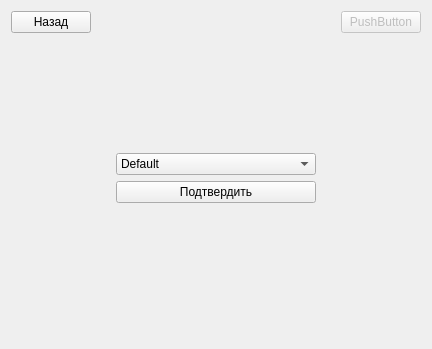
<?xml version="1.0" encoding="UTF-8"?>
<ui version="4.0">
 <class>SettingsWindow</class>
 <widget class="QWidget" name="SettingsWindow">
  <property name="geometry">
   <rect>
    <x>0</x>
    <y>0</y>
    <width>432</width>
    <height>349</height>
   </rect>
  </property>
  <property name="windowTitle">
   <string>Form</string>
  </property>
  <layout class="QGridLayout" name="gridLayout">
   <item row="0" column="1">
    <spacer name="verticalSpacer">
     <property name="orientation">
      <enum>Qt::Vertical</enum>
     </property>
     <property name="sizeHint" stdset="0">
      <size>
       <width>20</width>
       <height>40</height>
      </size>
     </property>
    </spacer>
   </item>
   <item row="1" column="2">
    <spacer name="horizontalSpacer_2">
     <property name="orientation">
      <enum>Qt::Horizontal</enum>
     </property>
     <property name="sizeHint" stdset="0">
      <size>
       <width>40</width>
       <height>20</height>
      </size>
     </property>
    </spacer>
   </item>
   <item row="0" column="2">
    <layout class="QGridLayout" name="gridLayout_3">
     <item row="1" column="1">
      <spacer name="verticalSpacer_4">
       <property name="orientation">
        <enum>Qt::Vertical</enum>
       </property>
       <property name="sizeHint" stdset="0">
        <size>
         <width>20</width>
         <height>40</height>
        </size>
       </property>
      </spacer>
     </item>
     <item row="0" column="1">
      <widget class="QPushButton" name="pushButton_2">
       <property name="enabled">
        <bool>false</bool>
       </property>
       <property name="text">
        <string>PushButton</string>
       </property>
      </widget>
     </item>
     <item row="0" column="0">
      <spacer name="horizontalSpacer_4">
       <property name="orientation">
        <enum>Qt::Horizontal</enum>
       </property>
       <property name="sizeHint" stdset="0">
        <size>
         <width>40</width>
         <height>20</height>
        </size>
       </property>
      </spacer>
     </item>
    </layout>
   </item>
   <item row="2" column="1">
    <spacer name="verticalSpacer_2">
     <property name="orientation">
      <enum>Qt::Vertical</enum>
     </property>
     <property name="sizeHint" stdset="0">
      <size>
       <width>20</width>
       <height>40</height>
      </size>
     </property>
    </spacer>
   </item>
   <item row="1" column="0">
    <spacer name="horizontalSpacer">
     <property name="orientation">
      <enum>Qt::Horizontal</enum>
     </property>
     <property name="sizeHint" stdset="0">
      <size>
       <width>40</width>
       <height>20</height>
      </size>
     </property>
    </spacer>
   </item>
   <item row="0" column="0">
    <layout class="QGridLayout" name="gridLayout_2">
     <item row="1" column="0">
      <spacer name="verticalSpacer_3">
       <property name="orientation">
        <enum>Qt::Vertical</enum>
       </property>
       <property name="sizeHint" stdset="0">
        <size>
         <width>20</width>
         <height>40</height>
        </size>
       </property>
      </spacer>
     </item>
     <item row="0" column="0">
      <widget class="QPushButton" name="backBtn">
       <property name="text">
        <string>Назад</string>
       </property>
      </widget>
     </item>
     <item row="0" column="1">
      <spacer name="horizontalSpacer_3">
       <property name="orientation">
        <enum>Qt::Horizontal</enum>
       </property>
       <property name="sizeHint" stdset="0">
        <size>
         <width>40</width>
         <height>20</height>
        </size>
       </property>
      </spacer>
     </item>
    </layout>
   </item>
   <item row="1" column="1">
    <layout class="QVBoxLayout" name="verticalLayout">
     <item>
      <widget class="QComboBox" name="styleBox">
       <property name="minimumSize">
        <size>
         <width>200</width>
         <height>0</height>
        </size>
       </property>
       <item>
        <property name="text">
         <string>Default</string>
        </property>
       </item>
       <item>
        <property name="text">
         <string>Dark</string>
        </property>
       </item>
      </widget>
     </item>
     <item>
      <widget class="QPushButton" name="okButton">
       <property name="text">
        <string>Подтвердить</string>
       </property>
      </widget>
     </item>
    </layout>
   </item>
  </layout>
 </widget>
 <resources/>
 <connections/>
</ui>
